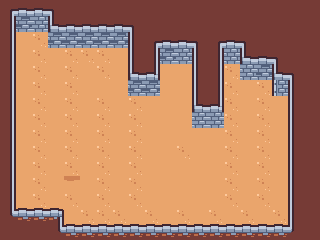

This game map was drawn from its Tiled (.tmx) file and the tilesets committed beside it. A one-line description and the full map source follow:
An orthogonal 20x15 tile map with 16x16 px tiles, 2 tile layers (floor, walls) and 6 objects (2x Dwarf, Player, Chest, HealthPickup, Door).

<map version="1.10" tiledversion="1.11.2" orientation="orthogonal" renderorder="right-down" width="20" height="15" tilewidth="16" tileheight="16" infinite="0" nextlayerid="4" nextobjectid="7">
 <tileset firstgid="1" name="dungeon" tilewidth="16" tileheight="16" spacing="1" tilecount="132" columns="12">
  <image source="tileset.png" width="203" height="186" />
  <wangsets>
   <wangset name="Dungeon" type="corner" tile="-1">
    <wangcolor name="Wall" color="#00ff00" tile="-1" probability="1" />
    <wangcolor name="Ceiling" color="#0000ff" tile="-1" probability="1" />
    <wangtile tileid="0" wangid="0,2,0,2,0,2,0,2" />
    <wangtile tileid="1" wangid="0,2,0,1,0,2,0,2" />
    <wangtile tileid="2" wangid="0,2,0,1,0,1,0,2" />
    <wangtile tileid="3" wangid="0,2,0,2,0,1,0,2" />
    <wangtile tileid="4" wangid="0,1,0,2,0,1,0,1" />
    <wangtile tileid="5" wangid="0,1,0,1,0,2,0,1" />
    <wangtile tileid="13" wangid="0,1,0,1,0,2,0,2" />
    <wangtile tileid="14" wangid="0,1,0,1,0,1,0,1" />
    <wangtile tileid="15" wangid="0,2,0,2,0,1,0,1" />
    <wangtile tileid="16" wangid="0,2,0,1,0,1,0,1" />
    <wangtile tileid="17" wangid="0,1,0,1,0,1,0,2" />
    <wangtile tileid="25" wangid="0,1,0,2,0,2,0,2" />
    <wangtile tileid="26" wangid="0,1,0,2,0,2,0,1" />
    <wangtile tileid="27" wangid="0,2,0,2,0,2,0,1" />
    <wangtile tileid="40" wangid="0,1,0,1,0,1,0,1" />
    <wangtile tileid="57" wangid="0,1,0,1,0,0,0,0" />
    <wangtile tileid="59" wangid="0,0,0,0,0,1,0,1" />
   </wangset>
  </wangsets>
 </tileset>
 <layer id="1" name="floor" width="20" height="15">
  <data encoding="csv">
49,50,49,50,49,50,49,50,49,50,49,50,49,50,49,50,49,50,49,50,
49,50,49,50,49,50,49,50,49,49,49,50,49,50,49,50,49,50,49,50,
49,49,50,49,50,49,49,49,49,49,50,49,49,49,50,49,50,49,50,50,
49,49,50,49,50,50,50,49,49,49,50,49,49,49,50,49,50,49,50,50,
49,49,50,49,50,49,50,49,49,49,49,49,49,49,50,49,50,49,50,50,
49,49,50,49,50,49,49,49,49,49,49,49,49,49,50,49,50,49,50,50,
49,49,50,49,50,49,50,49,50,49,49,49,49,51,50,49,50,49,50,50,
49,49,50,49,50,49,50,49,50,49,49,49,49,49,50,49,50,49,50,50,
49,49,50,49,50,49,50,49,50,49,49,49,49,49,50,49,50,49,50,50,
49,49,50,49,50,49,50,49,50,49,49,50,49,49,50,49,50,49,50,50,
49,49,50,49,50,49,50,49,50,49,49,49,49,49,50,49,50,49,50,50,
49,49,50,49,51,49,50,49,50,49,49,49,49,49,50,49,50,49,50,50,
49,49,50,49,50,49,50,49,50,49,49,49,49,49,50,49,50,49,50,50,
49,50,49,50,49,50,50,50,49,50,49,50,49,50,49,50,49,50,49,50,
49,50,49,50,49,50,50,50,49,50,49,50,49,50,49,50,49,50,49,50
</data>
 </layer>
 <layer id="2" name="walls" width="20" height="15">
  <data encoding="csv">
2,3,3,4,1,1,1,1,1,1,1,1,1,1,1,1,1,1,1,1,
14,15,41,17,3,3,3,3,4,1,1,1,1,1,1,1,1,1,1,1,
14,0,0,15,15,15,15,15,16,2,3,3,4,2,3,4,1,1,1,1,
14,0,0,0,0,0,0,0,16,14,15,41,16,14,41,17,3,4,1,1,
14,0,0,0,0,0,0,0,17,18,0,0,16,14,0,41,15,17,4,1,
14,0,0,0,0,0,0,0,15,15,0,0,16,14,0,0,0,58,16,1,
14,0,0,0,0,0,0,0,0,0,0,0,17,18,0,0,0,0,16,1,
14,0,0,0,0,0,0,0,0,0,0,0,41,41,0,0,0,0,16,1,
14,0,0,0,0,0,0,0,0,0,0,0,0,0,0,0,0,0,16,1,
14,0,0,0,0,0,0,0,0,0,0,0,0,0,0,0,0,0,16,1,
14,0,0,0,0,0,0,0,0,0,0,0,0,0,0,0,0,0,16,1,
14,0,0,0,0,0,0,0,0,0,0,0,0,0,0,0,0,0,16,1,
14,0,0,0,0,0,0,0,0,0,0,0,0,0,0,0,0,0,16,1,
26,27,27,6,0,0,0,0,0,0,0,0,0,0,0,0,0,0,16,1,
1,1,1,26,27,27,27,27,27,27,27,27,27,27,27,27,27,27,28,1
</data>
 </layer>
 <objectgroup id="3" name="entities">
  <object id="1" name="player_start" type="Player" x="42.6667" y="66.6667">
   <point />
  </object>
  <object id="2" name="dwarf1" type="Dwarf" x="56" y="136">
   <point />
  </object>
  <object id="3" name="dwarf2" type="Dwarf" x="181.438" y="110.691">
   <point />
  </object>
  <object id="4" name="chest" type="Chest" x="167.264" y="78.0107">
   <properties>
    <property name="lootTier" type="int" value="0" />
    <property name="lootType" value="sword" />
   </properties>
   <point />
  </object>
  <object id="5" name="health" type="HealthPickup" x="264" y="136">
   <point />
  </object>
  <object id="6" name="door" type="Door" x="248.735" y="75.36">
   <point />
  </object>
 </objectgroup>
</map>
